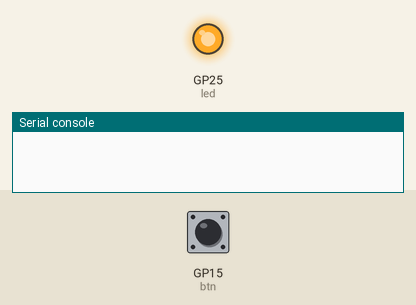
Simulated run of this program. Board: Raspberry Pi Pico running CircuitPython. Shown: output pins drawn as LEDs (lit = HIGH), the last lines printed to the serial console. Inputs (shaded band) come from the test bench; at power-on: GP15 (btn) LOW. USB keyboard and mouse output is not drawn.

Above: at 1.2 s.
1.3 s: GP15 (btn) pulled HIGH for 0.15 s
At 2.0 s:
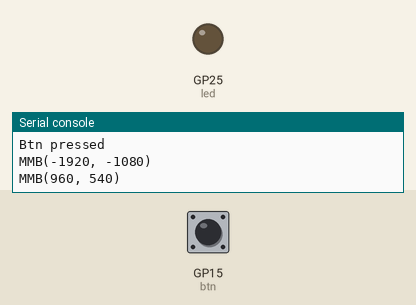
Timing chart, 0 to 19.8 s (numbered marks = the images above; inputs shaded):
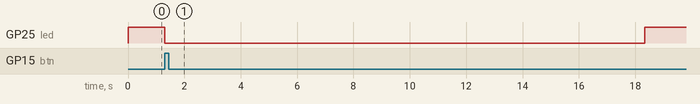

The program:

code.py
```python
# Pico Blender Doorbell
# Rob_on_Earth 2021
import time
import digitalio
import board
import usb_hid
from adafruit_hid.mouse import Mouse
from adafruit_hid.keyboard import Keyboard
from adafruit_hid.keycode import Keycode


# move the mouse by maximum jumps with delays
def move_mouse_by(x, y, mouse, delay, jump):
    print("MMB({0}, {1})".format(x, y))
    while (x != 0 or y != 0):
        mx = limit(x, jump)
        my = limit(y, jump)
        mouse.move(mx, my)
        x -= mx
        y -= my
        time.sleep(delay)


# limit a number to plus and minus "by"
def limit(value, by):
    return min(by, max(-by, value))


# Moves the mouse to the top left and then the center of the screen
# requires screen to be correctly defined
# delay and jump parameters are to allow for mouse acceleration on the target
def center_mouse(screen, mouse):
    move_mouse_by(-screen["width"], -screen["height"], mouse, 0, 100)
    move_mouse_by(int(screen["width"] /2), int(screen["height"] /2), mouse, 0.02, 5)


# loops infinitely waiting for a button press
def button_loop(led, btn, keystrokes, keyboard, mouse, screen):
    while True:
        led.value = True
        if btn.value:
            print("Btn pressed")
            led.value = False
            do_blender_save_as(keystrokes, keyboard, screen, mouse)
            time.sleep(10)
        time.sleep(0.1)


# Send keystrokes with delay to keyboard interface
def send_keystrokes(keystrokes, keyboard, delay):
    for keystroke in keystrokes:
        if type(keystroke) is list:
            keyboard.send(*keystroke)
        else:
            keyboard.send(keystroke)
        time.sleep(delay)


# Center the mouse and then send keystrokes
def do_blender_save_as(keystrokes, keyboard, screen, mouse):
    center_mouse(screen, mouse)
    send_keystrokes(keystrokes, keyboard, 1)


def main():
    # Set up a input button on GPIO Pin 15
    btn_pin = board.GP15
    btn = digitalio.DigitalInOut(btn_pin)
    btn.direction = digitalio.Direction.INPUT
    btn.pull = digitalio.Pull.DOWN

    # Set up the Pico onboard LED
    led = digitalio.DigitalInOut(board.GP25)
    led.direction = digitalio.Direction.OUTPUT

    # Create Mouse and Keybord devices
    mouse = Mouse(usb_hid.devices)
    keyboard = Keyboard(usb_hid.devices)
    # List the keystrokes we want to initiate on button press
    keystrokes = [[Keycode.CONTROL, Keycode.SHIFT, Keycode.S], Keycode.KEYPAD_PLUS, Keycode.ENTER]
    # define the target screen size
    screen = {"width":1920, "height":1080}
    button_loop(led, btn, keystrokes, keyboard, mouse, screen)


main()
```

Measured:
- after the input at 1.3 s, GP25 (led): HIGH → LOW at once, → HIGH 17.0 s later
